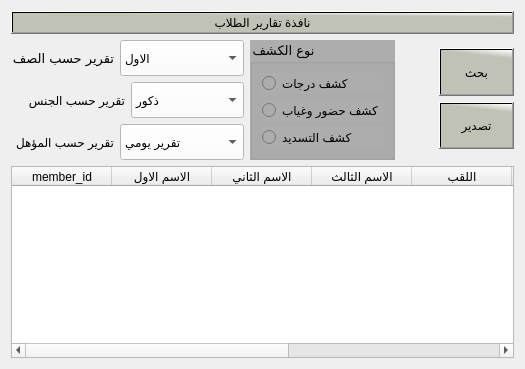
             <widget class="QWidget" name="tab_201">
              <attribute name="title">
               <string>تقارير الطلاب</string>
              </attribute>
              <layout class="QGridLayout" name="gridLayout_44">
               <item row="0" column="0">
                <layout class="QVBoxLayout" name="verticalLayout_33" stretch="10,30,60">
                 <item>
                  <layout class="QGridLayout" name="gridLayout_45">
                   <item row="0" column="0">
                    <widget class="QPushButton" name="pushButton_269">
                     <property name="styleSheet">
                      <string notr="true"> background-color: qlineargradient(spread:pad, x1:0.964478, y1:0.193, x2:1, y2:0, stop:0 rgba(191, 194, 181, 255), stop:1 rgba(255, 255, 255, 255));
color:rgb(0, 0, 0);background-color: qlineargradient(spread:pad, x1:0.964478, y1:0.193, x2:1, y2:0, stop:0 rgba(191, 194, 181, 255), stop:1 rgba(255, 255, 255, 255));
  font: 75 15pt &quot;Motken K Sina&quot;;
color:rgb(0, 0, 0)</string>
                     </property>
                     <property name="text">
                      <string>نافذة تقارير الطلاب</string>
                     </property>
                    </widget>
                   </item>
                  </layout>
                 </item>
                 <item>
                  <layout class="QHBoxLayout" name="horizontalLayout_30">
                   <item>
                    <layout class="QVBoxLayout" name="verticalLayout_34">
                     <item>
                      <layout class="QHBoxLayout" name="horizontalLayout_31">
                       <item>
                        <widget class="QLabel" name="label_11">
                         <property name="maximumSize">
                          <size>
                           <width>180</width>
                           <height>30</height>
                          </size>
                         </property>
                         <property name="font">
                          <font>
                           <family>Motken K Sina</family>
                           <pointsize>10</pointsize>
                           <weight>50</weight>
                           <italic>false</italic>
                           <bold>false</bold>
                          </font>
                         </property>
                         <property name="styleSheet">
                          <string notr="true"/>
                         </property>
                         <property name="text">
                          <string>تقرير حسب الصف</string>
                         </property>
                        </widget>
                       </item>
                       <item>
                        <widget class="QComboBox" name="comboBox_63">
                         <property name="maximumSize">
                          <size>
                           <width>150</width>
                           <height>40</height>
                          </size>
                         </property>
                         <property name="styleSheet">
                          <string notr="true">color: rgb(0, 0, 0);

background-color: rgb(255, 255, 255);</string>
                         </property>
                         <item>
                          <property name="text">
                           <string>الاول</string>
                          </property>
                         </item>
                         <item>
                          <property name="text">
                           <string>تقرير لهذا الاسبوزع</string>
                          </property>
                         </item>
                         <item>
                          <property name="text">
                           <string>تقرير شهري </string>
                          </property>
                         </item>
                         <item>
                          <property name="text">
                           <string>تقرير نصف الترم</string>
                          </property>
                         </item>
                         <item>
                          <property name="text">
                           <string>تقرير سنوي</string>
                          </property>
                         </item>
                         <item>
                          <property name="text">
                           <string>تقرير المخالفات</string>
                          </property>
                         </item>
                        </widget>
                       </item>
                      </layout>
                     </item>
                     <item>
                      <layout class="QHBoxLayout" name="horizontalLayout_32">
                       <item>
                        <widget class="QLabel" name="label_12">
                         <property name="maximumSize">
                          <size>
                           <width>180</width>
                           <height>30</height>
                          </size>
                         </property>
                         <property name="styleSheet">
                          <string notr="true">color: rgb(0, 0, 0);

</string>
                         </property>
                         <property name="text">
                          <string>تقرير حسب الجنس</string>
                         </property>
                        </widget>
                       </item>
                       <item>
                        <widget class="QComboBox" name="comboBox_64">
                         <property name="maximumSize">
                          <size>
                           <width>150</width>
                           <height>40</height>
                          </size>
                         </property>
                         <property name="styleSheet">
                          <string notr="true">color: rgb(0, 0, 0);

background-color: rgb(255, 255, 255);</string>
                         </property>
                         <item>
                          <property name="text">
                           <string>ذكور</string>
                          </property>
                         </item>
                         <item>
                          <property name="text">
                           <string>اناث</string>
                          </property>
                         </item>
                        </widget>
                       </item>
                      </layout>
                     </item>
                     <item>
                      <layout class="QHBoxLayout" name="horizontalLayout_33">
                       <item>
                        <widget class="QLabel" name="label_13">
                         <property name="maximumSize">
                          <size>
                           <width>180</width>
                           <height>30</height>
                          </size>
                         </property>
                         <property name="text">
                          <string>تقرير حسب المؤهل</string>
                         </property>
                        </widget>
                       </item>
                       <item>
                        <widget class="QComboBox" name="comboBox_65">
                         <property name="maximumSize">
                          <size>
                           <width>150</width>
                           <height>40</height>
                          </size>
                         </property>
                         <property name="styleSheet">
                          <string notr="true">color: rgb(0, 0, 0);

background-color: rgb(255, 255, 255);</string>
                         </property>
                         <item>
                          <property name="text">
                           <string>تقرير يومي</string>
                          </property>
                         </item>
                         <item>
                          <property name="text">
                           <string>تقرير لهذا الاسبوزع</string>
                          </property>
                         </item>
                         <item>
                          <property name="text">
                           <string>تقرير شهري </string>
                          </property>
                         </item>
                         <item>
                          <property name="text">
                           <string>تقرير نصف الترم</string>
                          </property>
                         </item>
                         <item>
                          <property name="text">
                           <string>تقرير سنوي</string>
                          </property>
                         </item>
                         <item>
                          <property name="text">
                           <string>تقرير المخالفات</string>
                          </property>
                         </item>
                        </widget>
                       </item>
                      </layout>
                     </item>
                    </layout>
                   </item>
                   <item>
                    <layout class="QGridLayout" name="gridLayout_46">
                     <item row="0" column="0">
                      <widget class="QGroupBox" name="groupBox_19">
                       <property name="maximumSize">
                        <size>
                         <width>300</width>
                         <height>150</height>
                        </size>
                       </property>
                       <property name="font">
                        <font>
                         <family>Motken K Sina</family>
                         <pointsize>10</pointsize>
                         <weight>50</weight>
                         <italic>false</italic>
                         <bold>false</bold>
                        </font>
                       </property>
                       <property name="styleSheet">
                        <string notr="true">background-color:rgb(173, 173, 173)</string>
                       </property>
                       <property name="title">
                        <string>نوع الكشف</string>
                       </property>
                       <layout class="QGridLayout" name="gridLayout_59">
                        <item row="0" column="0">
                         <widget class="QRadioButton" name="radioButton_6">
                          <property name="maximumSize">
                           <size>
                            <width>150</width>
                            <height>40</height>
                           </size>
                          </property>
                          <property name="text">
                           <string>كشف درجات</string>
                          </property>
                         </widget>
                        </item>
                        <item row="2" column="0">
                         <widget class="QRadioButton" name="radioButton_5">
                          <property name="maximumSize">
                           <size>
                            <width>200</width>
                            <height>40</height>
                           </size>
                          </property>
                          <property name="text">
                           <string>كشف التسديد</string>
                          </property>
                         </widget>
                        </item>
                        <item row="1" column="0">
                         <widget class="QRadioButton" name="radioButton_7">
                          <property name="maximumSize">
                           <size>
                            <width>150</width>
                            <height>40</height>
                           </size>
                          </property>
                          <property name="text">
                           <string>كشف حضور وغياب</string>
                          </property>
                         </widget>
                        </item>
                       </layout>
                      </widget>
                     </item>
                    </layout>
                   </item>
                   <item>
                    <layout class="QVBoxLayout" name="verticalLayout_35">
                     <property name="leftMargin">
                      <number>38</number>
                     </property>
                     <property name="topMargin">
                      <number>8</number>
                     </property>
                     <property name="rightMargin">
                      <number>0</number>
                     </property>
                     <property name="bottomMargin">
                      <number>11</number>
                     </property>
                     <item>
                      <widget class="QPushButton" name="pushButton_237">
                       <property name="maximumSize">
                        <size>
                         <width>120</width>
                         <height>50</height>
                        </size>
                       </property>
                       <property name="layoutDirection">
                        <enum>Qt::LeftToRight</enum>
                       </property>
                       <property name="styleSheet">
                        <string notr="true">background-color: qlineargradient(spread:pad, x1:0.964478, y1:0.193, x2:1, y2:0, stop:0 rgba(191, 194, 181, 255), stop:1 rgba(255, 255, 255, 255));

  font: 75 15pt &quot;Motken K Sina&quot;;
color:rgb(0, 0, 0)</string>
                       </property>
                       <property name="text">
                        <string>بحث</string>
                       </property>
                       <property name="icon">
                        <iconset>
                         <normaloff>../icons/بحث.svg</normaloff>../icons/بحث.svg</iconset>
                       </property>
                       <property name="iconSize">
                        <size>
                         <width>30</width>
                         <height>30</height>
                        </size>
                       </property>
                      </widget>
                     </item>
                     <item>
                      <widget class="QPushButton" name="pushButton_238">
                       <property name="maximumSize">
                        <size>
                         <width>120</width>
                         <height>50</height>
                        </size>
                       </property>
                       <property name="layoutDirection">
                        <enum>Qt::LeftToRight</enum>
                       </property>
                       <property name="styleSheet">
                        <string notr="true">background-color: qlineargradient(spread:pad, x1:0.964478, y1:0.193, x2:1, y2:0, stop:0 rgba(191, 194, 181, 255), stop:1 rgba(255, 255, 255, 255));

  font: 75 15pt &quot;Motken K Sina&quot;;
color:rgb(0, 0, 0)</string>
                       </property>
                       <property name="text">
                        <string>تصدير</string>
                       </property>
                       <property name="icon">
                        <iconset>
                         <normaloff>../icons/تصدير.svg</normaloff>../icons/تصدير.svg</iconset>
                       </property>
                       <property name="iconSize">
                        <size>
                         <width>30</width>
                         <height>30</height>
                        </size>
                       </property>
                      </widget>
                     </item>
                    </layout>
                   </item>
                  </layout>
                 </item>
                 <item>
                  <layout class="QGridLayout" name="gridLayout_47">
                   <item row="0" column="0">
                    <widget class="QTableWidget" name="tblStudents_3">
                     <property name="styleSheet">
                      <string notr="true">QTableWidget {
    background-color: #FFFFFF;
    alternate-background-color:rgb(0, 0, 0);
    font: 9pt &quot;PT Bold Heading&quot;;
    font-weight: bold;
 color:rgb(0, 0, 0)
}

 background-color: qlineargradient(spread:pad, x1:0.964478, y1:0.193, x2:1, y2:0, stop:0 rgba(191, 194, 181, 255), stop:1 rgba(255, 255, 255, 255));
color:rgb(0, 0, 0);</string>
                     </property>
                     <column>
                      <property name="text">
                       <string>member_id</string>
                      </property>
                     </column>
                     <column>
                      <property name="text">
                       <string>الاسم الاول</string>
                      </property>
                     </column>
                     <column>
                      <property name="text">
                       <string>الاسم الثاني</string>
                      </property>
                     </column>
                     <column>
                      <property name="text">
                       <string>الاسم الثالث</string>
                      </property>
                     </column>
                     <column>
                      <property name="text">
                       <string>اللقب</string>
                      </property>
                     </column>
                     <column>
                      <property name="text">
                       <string>الصف</string>
                      </property>
                     </column>
                     <column>
                      <property name="text">
                       <string>تاريخ الميلاد</string>
                      </property>
                     </column>
                     <column>
                      <property name="text">
                       <string>رقم ولي الامر</string>
                      </property>
                     </column>
                     <column>
                      <property name="text">
                       <string>العمليات</string>
                      </property>
                     </column>
                    </widget>
                   </item>
                  </layout>
                 </item>
                </layout>
               </item>
              </layout>
             </widget>
